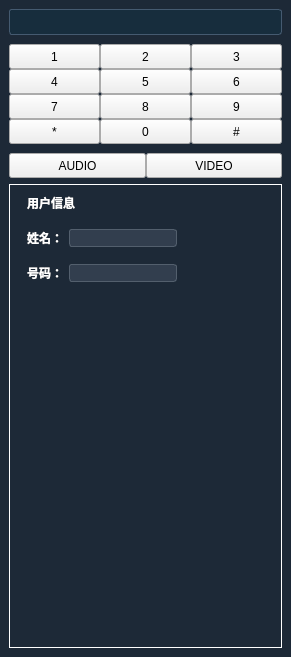
<?xml version="1.0" encoding="UTF-8"?>
<ui version="4.0">
 <class>phone</class>
 <widget class="QWidget" name="phone">
  <property name="geometry">
   <rect>
    <x>0</x>
    <y>0</y>
    <width>291</width>
    <height>657</height>
   </rect>
  </property>
  <property name="windowTitle">
   <string>Form</string>
  </property>
  <layout class="QVBoxLayout" name="verticalLayout_2">
   <property name="spacing">
    <number>0</number>
   </property>
   <property name="leftMargin">
    <number>0</number>
   </property>
   <property name="topMargin">
    <number>0</number>
   </property>
   <property name="rightMargin">
    <number>0</number>
   </property>
   <property name="bottomMargin">
    <number>0</number>
   </property>
   <item>
    <widget class="QWidget" name="widget" native="true">
     <property name="styleSheet">
      <string notr="true">#widget{background-color: rgb(29, 41, 55);}

QLabel { 

     font-weight: bold; 
     color: white; 
}
QPushButton:hover {
	border-image: url(&quot;../images/ptzpanel/focus_zoom_lris/hover.png&quot;);
}

QPushButton{
	border:none;
    background-color: transparent;
    border-image: url(&quot;../images/ptzpanel/focus_zoom_lris/normal.png&quot;);
    min-height: 26px;
    min-width: 35px;
    max-height: 26px;
    max-width: 35px;
    color: rgb(255, 255, 255);
}
QPushButton:pressed {
	border-image: url(&quot;../images/ptzpanel/focus_zoom_lris/pressed.png&quot;);
}


</string>
     </property>
     <layout class="QVBoxLayout" name="verticalLayout_3">
      <item>
       <widget class="QWidget" name="widget_2" native="true">
        <property name="styleSheet">
         <string notr="true"/>
        </property>
        <layout class="QVBoxLayout" name="verticalLayout">
         <property name="spacing">
          <number>0</number>
         </property>
         <property name="leftMargin">
          <number>0</number>
         </property>
         <property name="topMargin">
          <number>0</number>
         </property>
         <property name="rightMargin">
          <number>0</number>
         </property>
         <property name="bottomMargin">
          <number>0</number>
         </property>
         <item>
          <widget class="QWidget" name="widget_4" native="true">
           <layout class="QHBoxLayout" name="horizontalLayout_2">
            <property name="spacing">
             <number>0</number>
            </property>
            <property name="leftMargin">
             <number>0</number>
            </property>
            <property name="topMargin">
             <number>0</number>
            </property>
            <property name="rightMargin">
             <number>0</number>
            </property>
            <property name="bottomMargin">
             <number>9</number>
            </property>
            <item>
             <widget class="QLineEdit" name="lineEdit_auth">
              <property name="minimumSize">
               <size>
                <width>26</width>
                <height>26</height>
               </size>
              </property>
              <property name="styleSheet">
               <string notr="true">
QLineEdit{
background-color: rgb(23, 45, 61);
border-top-left-radius:3px;
border-bottom-left-radius:3px;

border-color: rgb(69, 90, 112);
selection-color: rgb(255, 255, 255);
border-style: solid;
border-width:1px;
border-right-width:0px;
color:white;
}


QLineEdit::input{
background-color: rgb(14, 52, 71);
}</string>
              </property>
             </widget>
            </item>
            <item>
             <widget class="QToolButton" name="toolButton">
              <property name="minimumSize">
               <size>
                <width>26</width>
                <height>26</height>
               </size>
              </property>
              <property name="styleSheet">
               <string notr="true">
QToolButton{
image: url(../images/UserManagement/search/normal.png);
border-top-right-radius:3px;
border-bottom-right-radius:3px;

background-color: rgb(23, 45, 61);
border-color: rgb(69, 90, 112);
border-style: solid;
border-width:1px;
border-left-width:0px;
color:white;
}
#toolButton:hover{
background-color: rgb(50, 45, 61);
}
#toolButton:pressed{
background-color: rgb(23, 45, 61);
}</string>
              </property>
              <property name="text">
               <string/>
              </property>
             </widget>
            </item>
           </layout>
          </widget>
         </item>
         <item>
          <widget class="QWidget" name="widget_5" native="true">
           <layout class="QHBoxLayout" name="horizontalLayout">
            <property name="spacing">
             <number>0</number>
            </property>
            <property name="leftMargin">
             <number>0</number>
            </property>
            <property name="topMargin">
             <number>0</number>
            </property>
            <property name="rightMargin">
             <number>0</number>
            </property>
            <property name="bottomMargin">
             <number>0</number>
            </property>
            <item>
             <widget class="QToolButton" name="toolButton_1">
              <property name="sizePolicy">
               <sizepolicy hsizetype="Expanding" vsizetype="Fixed">
                <horstretch>0</horstretch>
                <verstretch>0</verstretch>
               </sizepolicy>
              </property>
              <property name="minimumSize">
               <size>
                <width>0</width>
                <height>25</height>
               </size>
              </property>
              <property name="text">
               <string>1</string>
              </property>
             </widget>
            </item>
            <item>
             <widget class="QToolButton" name="toolButton_2">
              <property name="sizePolicy">
               <sizepolicy hsizetype="Expanding" vsizetype="Fixed">
                <horstretch>0</horstretch>
                <verstretch>0</verstretch>
               </sizepolicy>
              </property>
              <property name="minimumSize">
               <size>
                <width>0</width>
                <height>25</height>
               </size>
              </property>
              <property name="text">
               <string>2</string>
              </property>
             </widget>
            </item>
            <item>
             <widget class="QToolButton" name="toolButton_3">
              <property name="sizePolicy">
               <sizepolicy hsizetype="Expanding" vsizetype="Fixed">
                <horstretch>0</horstretch>
                <verstretch>0</verstretch>
               </sizepolicy>
              </property>
              <property name="minimumSize">
               <size>
                <width>0</width>
                <height>25</height>
               </size>
              </property>
              <property name="text">
               <string>3</string>
              </property>
             </widget>
            </item>
           </layout>
          </widget>
         </item>
         <item>
          <widget class="QWidget" name="widget_6" native="true">
           <layout class="QHBoxLayout" name="horizontalLayout_3">
            <property name="spacing">
             <number>0</number>
            </property>
            <property name="leftMargin">
             <number>0</number>
            </property>
            <property name="topMargin">
             <number>0</number>
            </property>
            <property name="rightMargin">
             <number>0</number>
            </property>
            <property name="bottomMargin">
             <number>0</number>
            </property>
            <item>
             <widget class="QToolButton" name="toolButton_4">
              <property name="sizePolicy">
               <sizepolicy hsizetype="Expanding" vsizetype="Fixed">
                <horstretch>0</horstretch>
                <verstretch>0</verstretch>
               </sizepolicy>
              </property>
              <property name="minimumSize">
               <size>
                <width>0</width>
                <height>25</height>
               </size>
              </property>
              <property name="text">
               <string>4</string>
              </property>
             </widget>
            </item>
            <item>
             <widget class="QToolButton" name="toolButton_5">
              <property name="sizePolicy">
               <sizepolicy hsizetype="MinimumExpanding" vsizetype="Fixed">
                <horstretch>0</horstretch>
                <verstretch>0</verstretch>
               </sizepolicy>
              </property>
              <property name="minimumSize">
               <size>
                <width>0</width>
                <height>25</height>
               </size>
              </property>
              <property name="text">
               <string>5</string>
              </property>
             </widget>
            </item>
            <item>
             <widget class="QToolButton" name="toolButton_6">
              <property name="sizePolicy">
               <sizepolicy hsizetype="Expanding" vsizetype="Fixed">
                <horstretch>0</horstretch>
                <verstretch>0</verstretch>
               </sizepolicy>
              </property>
              <property name="minimumSize">
               <size>
                <width>0</width>
                <height>25</height>
               </size>
              </property>
              <property name="text">
               <string>6</string>
              </property>
             </widget>
            </item>
           </layout>
          </widget>
         </item>
         <item>
          <widget class="QWidget" name="widget_7" native="true">
           <layout class="QHBoxLayout" name="horizontalLayout_4">
            <property name="spacing">
             <number>0</number>
            </property>
            <property name="leftMargin">
             <number>0</number>
            </property>
            <property name="topMargin">
             <number>0</number>
            </property>
            <property name="rightMargin">
             <number>0</number>
            </property>
            <property name="bottomMargin">
             <number>0</number>
            </property>
            <item>
             <widget class="QToolButton" name="toolButton_7">
              <property name="sizePolicy">
               <sizepolicy hsizetype="MinimumExpanding" vsizetype="Fixed">
                <horstretch>0</horstretch>
                <verstretch>0</verstretch>
               </sizepolicy>
              </property>
              <property name="minimumSize">
               <size>
                <width>0</width>
                <height>25</height>
               </size>
              </property>
              <property name="text">
               <string>7</string>
              </property>
             </widget>
            </item>
            <item>
             <widget class="QToolButton" name="toolButton_8">
              <property name="sizePolicy">
               <sizepolicy hsizetype="Expanding" vsizetype="Fixed">
                <horstretch>0</horstretch>
                <verstretch>0</verstretch>
               </sizepolicy>
              </property>
              <property name="minimumSize">
               <size>
                <width>0</width>
                <height>25</height>
               </size>
              </property>
              <property name="text">
               <string>8</string>
              </property>
             </widget>
            </item>
            <item>
             <widget class="QToolButton" name="toolButton_9">
              <property name="sizePolicy">
               <sizepolicy hsizetype="Expanding" vsizetype="Fixed">
                <horstretch>0</horstretch>
                <verstretch>0</verstretch>
               </sizepolicy>
              </property>
              <property name="minimumSize">
               <size>
                <width>0</width>
                <height>25</height>
               </size>
              </property>
              <property name="text">
               <string>9</string>
              </property>
             </widget>
            </item>
           </layout>
          </widget>
         </item>
         <item>
          <widget class="QWidget" name="widget_8" native="true">
           <layout class="QHBoxLayout" name="horizontalLayout_5">
            <property name="spacing">
             <number>0</number>
            </property>
            <property name="leftMargin">
             <number>0</number>
            </property>
            <property name="topMargin">
             <number>0</number>
            </property>
            <property name="rightMargin">
             <number>0</number>
            </property>
            <property name="bottomMargin">
             <number>0</number>
            </property>
            <item>
             <widget class="QToolButton" name="toolButton_10">
              <property name="sizePolicy">
               <sizepolicy hsizetype="Expanding" vsizetype="Fixed">
                <horstretch>0</horstretch>
                <verstretch>0</verstretch>
               </sizepolicy>
              </property>
              <property name="minimumSize">
               <size>
                <width>0</width>
                <height>25</height>
               </size>
              </property>
              <property name="text">
               <string>*</string>
              </property>
             </widget>
            </item>
            <item>
             <widget class="QToolButton" name="toolButton_0">
              <property name="sizePolicy">
               <sizepolicy hsizetype="Expanding" vsizetype="Fixed">
                <horstretch>0</horstretch>
                <verstretch>0</verstretch>
               </sizepolicy>
              </property>
              <property name="minimumSize">
               <size>
                <width>0</width>
                <height>25</height>
               </size>
              </property>
              <property name="text">
               <string>0</string>
              </property>
             </widget>
            </item>
            <item>
             <widget class="QToolButton" name="toolButton_12">
              <property name="sizePolicy">
               <sizepolicy hsizetype="Expanding" vsizetype="Fixed">
                <horstretch>0</horstretch>
                <verstretch>0</verstretch>
               </sizepolicy>
              </property>
              <property name="minimumSize">
               <size>
                <width>0</width>
                <height>25</height>
               </size>
              </property>
              <property name="text">
               <string>#</string>
              </property>
             </widget>
            </item>
           </layout>
          </widget>
         </item>
         <item>
          <widget class="QWidget" name="widget_9" native="true">
           <layout class="QHBoxLayout" name="horizontalLayout_6">
            <property name="spacing">
             <number>0</number>
            </property>
            <property name="leftMargin">
             <number>0</number>
            </property>
            <property name="topMargin">
             <number>9</number>
            </property>
            <property name="rightMargin">
             <number>0</number>
            </property>
            <property name="bottomMargin">
             <number>0</number>
            </property>
            <item>
             <widget class="QToolButton" name="toolButton_audio">
              <property name="sizePolicy">
               <sizepolicy hsizetype="Expanding" vsizetype="Fixed">
                <horstretch>0</horstretch>
                <verstretch>0</verstretch>
               </sizepolicy>
              </property>
              <property name="minimumSize">
               <size>
                <width>0</width>
                <height>25</height>
               </size>
              </property>
              <property name="text">
               <string>AUDIO</string>
              </property>
             </widget>
            </item>
            <item>
             <widget class="QToolButton" name="toolButton_video">
              <property name="sizePolicy">
               <sizepolicy hsizetype="Expanding" vsizetype="Fixed">
                <horstretch>0</horstretch>
                <verstretch>0</verstretch>
               </sizepolicy>
              </property>
              <property name="minimumSize">
               <size>
                <width>0</width>
                <height>25</height>
               </size>
              </property>
              <property name="text">
               <string>VIDEO</string>
              </property>
             </widget>
            </item>
           </layout>
          </widget>
         </item>
        </layout>
       </widget>
      </item>
      <item>
       <widget class="QWidget" name="widget_3" native="true">
        <property name="styleSheet">
         <string notr="true">#widget_3{
border-width: 1px;
     border-style: solid;
     border-color: white;
}
QLineEdit{
background-color:rgb(50,62,78);
border-radius:3px;
border-color: rgb(83,95,109);
border-style: solid;
border-width:1px;
color:white;
}

QLineEdit:focus {border-color: rgb(0, 111, 146);background-color: rgb(46, 68, 84);}</string>
        </property>
        <layout class="QVBoxLayout" name="verticalLayout_4">
         <item>
          <widget class="QWidget" name="widget_11" native="true">
           <layout class="QHBoxLayout" name="horizontalLayout_7">
            <property name="topMargin">
             <number>0</number>
            </property>
            <property name="bottomMargin">
             <number>0</number>
            </property>
            <item>
             <widget class="QLabel" name="label">
              <property name="text">
               <string>用户信息</string>
              </property>
             </widget>
            </item>
            <item>
             <spacer name="horizontalSpacer">
              <property name="orientation">
               <enum>Qt::Horizontal</enum>
              </property>
              <property name="sizeHint" stdset="0">
               <size>
                <width>40</width>
                <height>20</height>
               </size>
              </property>
             </spacer>
            </item>
           </layout>
          </widget>
         </item>
         <item>
          <widget class="QWidget" name="widget_10" native="true">
           <layout class="QHBoxLayout" name="horizontalLayout_9">
            <property name="bottomMargin">
             <number>0</number>
            </property>
            <item>
             <widget class="QLabel" name="label_2">
              <property name="text">
               <string>姓名：</string>
              </property>
             </widget>
            </item>
            <item>
             <widget class="QLineEdit" name="lineEdit"/>
            </item>
            <item>
             <spacer name="horizontalSpacer_2">
              <property name="orientation">
               <enum>Qt::Horizontal</enum>
              </property>
              <property name="sizeHint" stdset="0">
               <size>
                <width>40</width>
                <height>20</height>
               </size>
              </property>
             </spacer>
            </item>
           </layout>
          </widget>
         </item>
         <item>
          <widget class="QWidget" name="widget_12" native="true">
           <layout class="QHBoxLayout" name="horizontalLayout_8">
            <property name="bottomMargin">
             <number>0</number>
            </property>
            <item>
             <widget class="QLabel" name="label_4">
              <property name="text">
               <string>号码：</string>
              </property>
             </widget>
            </item>
            <item>
             <widget class="QLineEdit" name="lineEdit_2"/>
            </item>
            <item>
             <spacer name="horizontalSpacer_3">
              <property name="orientation">
               <enum>Qt::Horizontal</enum>
              </property>
              <property name="sizeHint" stdset="0">
               <size>
                <width>40</width>
                <height>20</height>
               </size>
              </property>
             </spacer>
            </item>
           </layout>
          </widget>
         </item>
         <item>
          <spacer name="verticalSpacer">
           <property name="orientation">
            <enum>Qt::Vertical</enum>
           </property>
           <property name="sizeHint" stdset="0">
            <size>
             <width>20</width>
             <height>40</height>
            </size>
           </property>
          </spacer>
         </item>
        </layout>
       </widget>
      </item>
     </layout>
    </widget>
   </item>
  </layout>
 </widget>
 <resources/>
 <connections/>
</ui>
